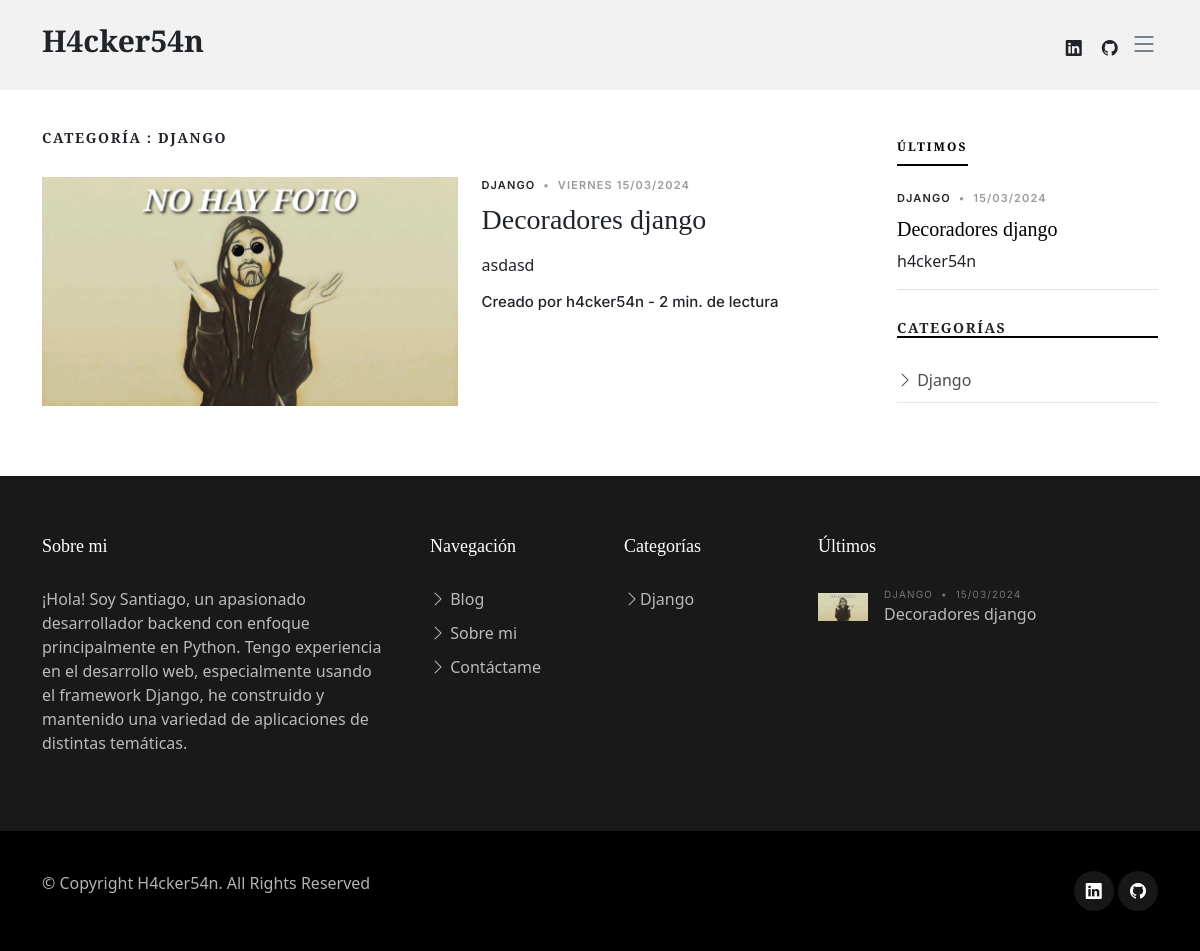
The page /tag/Django on the database its author committed.
### Posts/models.py (models this page shows, shortened)
class Post(models.Model):
    title = models.CharField(max_length=100)
    content = RichTextUploadingField()
    date_posted = models.DateTimeField(auto_now_add=True)
    author = models.ForeignKey(User, on_delete=models.CASCADE)
    slug = models.SlugField(max_length=100, unique=True)
    image = models.ImageField(upload_to='post_images', null=True, blank=True)
    tags = models.ManyToManyField(Tags)
    time_to_read = models.IntegerField(default=0)
    trending = models.BooleanField(default=False)
    hero = models.BooleanField(default=False)
    def get_posted_info(self):
        return f"Creado por {self.author} - {self.time_to_read} min. de lectura"

class Tags(models.Model):
    name = models.CharField(max_length=100)
    color = models.CharField(max_length=20, null=True,blank=True)
    def __str__(self):
        return self.name

### Posts/views.py (the view)
# urls.py: path('tag/<str>', SearchByTag.as_view(), name='search_by_tag'),
@method_decorator(add_dropdowns_to_context, name='get_context_data')
class SearchByTag(ListView):
    template_name = 'category.html'
    model = Post
    def get_context_data(self, **kwargs: Any) -> dict[str, Any]:
        context = super().get_context_data(**kwargs)
        context["title"] = f"Categoría : {self.kwargs['str']}"
        context["title_window"] = f"{self.kwargs['str']}"
        return context
    def get_queryset(self):
        return Post.objects.filter(tags__name=self.kwargs['str'])

### templates/category.html (shortened to what this page needs)
{% extends "base.html" %}
{% load static %}
{% block content %}
<section>
  <div class="container">
    <div class="row">
      {% if object_list %}
      <div class="col-md-9" data-aos="fade-up">
        <h3 class="category-title">{{title}}</h3>
        {% for i in object_list %}
        <div class="d-md-flex post-entry-2 half">
          <a href="{% url "detail_post" i.slug %}" class="me-4 thumbnail">
            <img src="{% if i.image %}{{i.image.url}}{% else %}{% static 'no-image.webp' %}{% endif %}" alt="Imagen de post" class="img-fluid">
          </a>
          <div>
            <div class="post-meta"><span class="date">
              {% for j in i.tags.all %}
                <a href="{% url "search_by_tag" j %}">{{ j }}</a>
            {% endfor %}
            </span> <span class="mx-1">&bullet;</span> <span>{{i.date_posted|date:"l d/m/Y"}}</span></div>
            <h3><a href="{% url "detail_post" i.slug %}">{{i.title}}</a></h3>
            <p>{{i.content|safe|truncatewords:46}}</p>
            <div class="d-flex align-items-center author">
              <div class="name">
                <h3 class="m-0 p-0"><a href="{% url "search_by_user" i.author.username %}">{{i.get_posted_info}}</a></h3>
              </div>
            </div>
          </div>
        </div>
        {% endfor %}
      </div>
      {% else %}
      <div class="col-md-9" data-aos="fade-up">
      <h1>No hay posts con esta categoría aún</h1>
      </div>
      {% endif %}
      <div class="col-md-3">
        <div class="aside-block">
          <ul class="nav nav-pills custom-tab-nav mb-4" id="pills-tab" role="tablist">
            <li class="nav-item" role="presentation">
              <button class="nav-link active" id="pills-latest-tab" data-bs-toggle="pill" data-bs-target="#pills-latest" type="button" role="tab" aria-controls="pills-latest" aria-selected="false">Últimos</button>
            </li>
          </ul>
          <div class="tab-content" id="pills-tabContent">
            {% for i in last_5 %}
            <div class="tab-pane fade show active" id="pills-popular" role="tabpanel" aria-labelledby="pills-popular-tab">
              <div class="post-entry-1 border-bottom">
                <div class="post-meta"><span class="date">{% for j in i.tags.all %}
                  <a href="{% url "search_by_tag" j %}">{{ j }}</a>
              {% endfor %}</span> <span class="mx-1">&bullet;</span> <span>{{i.date_posted|date:"d/m/Y"}}</span></div>
                <h2 class="mb-2"><a href="{% url "detail_post" i.slug %}">{{i.title}}</a></h2>
                <span class="author mb-3 d-block"><a href="{% url "search_by_user" i.author.username %}">{{i.author.username}}</a></span>
              </div>
            </div>
            {% endfor %}
          </div>
        </div>
        <div class="aside-block">
          <h3 class="aside-title">Categorías</h3>
          <ul class="aside-links list-unstyled">
            {% for dropdown in dropdowns %}
              <li><a href="{% url "search_by_tag" dropdown.name %}"><i class="bi bi-chevron-right"></i> {{dropdown.name}}</a></li>
            {% endfor %}
          </ul>
        </div>
      </div>
    </div>
  </div>
</section>
{% endblock %}

### templates/base.html (shortened to what this page needs)
{% load static %}
<!DOCTYPE html>
<html lang="es">
  <head>
    <link href="{% static 'assets/vendor/bootstrap/css/bootstrap.min.css' %}" rel="stylesheet" />
    <link href="{% static 'assets/vendor/bootstrap-icons/bootstrap-icons.css' %}" rel="stylesheet" />
    <link href="{% static 'assets/vendor/swiper/swiper-bundle.min.css' %}" rel="stylesheet" />
    <link href="{% static 'assets/vendor/glightbox/css/glightbox.min.css' %}" rel="stylesheet" />
    <link href="{% static 'assets/vendor/aos/aos.css' %}" rel="stylesheet" />
    <link href="{% static 'assets/css/variables.css' %}" rel="stylesheet" />
    <link href="{% static 'assets/css/main.css' %}" rel="stylesheet" />
    <link rel="stylesheet" href="https://cdnjs.cloudflare.com/ajax/libs/highlight.js/11.9.0/styles/atom-one-dark.min.css">
  </head>
  <body>
    <header id="header" class="header d-flex align-items-center fixed-top">
      <div class="container-fluid container-xl d-flex align-items-center justify-content-between">
        <a href="{% url 'index' %}" class="logo d-flex align-items-center"><h1>H4cker54n</h1></a>
        <div class="position-relative">
          <a href="https://www.linkedin.com/in/santiagobritos/" target="_blank" class="mx-2"><span class="bi-linkedin"></span></a>
          <a href="https://github.com/H4cKer54N" target="_blank" class="mx-2"><span class="bi-github"></span></a>
          <i class="bi bi-list mobile-nav-toggle"></i>
        </div>
      </div>
    </header>
    <main id="main">
      {% block content %}{% endblock %}
    </main>
    <footer id="footer" class="footer">
      {% include 'components/footer-top.html' %}
      {% include 'components/footer-bottom.html' %}
    </footer>
  </body>
</html>

### templates/components/footer-top.html
{% load static %}
<div class="footer-content">
    <div class="container">
      <div class="row g-5">
        <div class="col-lg-4">
          <h3 id="about_me" class="footer-heading">Sobre mi</h3>
          <p>¡Hola! Soy Santiago, un apasionado desarrollador backend con enfoque principalmente en Python. Tengo experiencia en el desarrollo web, especialmente usando el framework Django, he construido y mantenido una variedad de aplicaciones de distintas temáticas.</p>
        </div>
        <div class="col-6 col-lg-2">
          <h3 class="footer-heading">Navegación</h3>
          <ul class="footer-links list-unstyled">
            <li><a href="{% url "index" %}"><i class="bi bi-chevron-right"></i> Blog</a></li>
            <li><a href="about.html"><i class="bi bi-chevron-right"></i> Sobre mi</a></li>
            <li><a href="{% url "contact" %}"><i class="bi bi-chevron-right"></i> Contáctame</a></li>
          </ul>
        </div>
        <div class="col-6 col-lg-2">
          <h3 class="footer-heading">Categorías</h3>
          <ul class="footer-links list-unstyled">
            {% for dropdown in dropdowns %}
              <li><a href="{% url "search_by_tag" dropdown.name %}"><i class="bi bi-chevron-right"></i>{{dropdown.name}}</a></li>
            {% endfor %}
          </ul>
        </div>
        <div class="col-lg-4">
          <h3 class="footer-heading">Últimos</h3>
          <ul class="footer-links footer-blog-entry list-unstyled">
            {% for i in last_5 %}
              <li>
                <a href="#" class="d-flex align-items-center">
                  <img src="{% if i.image %}{{i.image.url}}{% else %}{% static 'no-image.webp' %}{% endif %}" alt="" class="img-fluid me-3">
                  <div>
                    <div class="post-meta d-block"><span class="date">{% for j in i.tags.all %}{{j}}{% if not forloop.last and i.tags.all|length > 1 %}, {% endif %}{% endfor %}</span> <span class="mx-1">&bullet;</span> <span>{{i.date_posted|date:"d/m/Y"}}</span></div>
                    <span>{{i.title}}</span>
                  </div>
                </a>
              </li>
            {% endfor %}
          </ul>
        </div>
      </div>
    </div>
  </div>

### templates/components/footer-bottom.html (shortened to what this page needs)
<div class="footer-legal">
    <div class="container">
      <div class="row justify-content-between">
        <div class="col-md-6 text-center text-md-start mb-3 mb-md-0">
          <div class="copyright">
            © Copyright <strong><span>H4cker54n</span></strong>. All Rights Reserved
          </div>
        </div>
        <div class="col-md-6">
          <div class="social-links mb-3 mb-lg-0 text-center text-md-end">
            <a href="https://www.linkedin.com/in/santiagobritos/" target="_blank" class="linkedin"><i class="bi bi-linkedin"></i></a>
            <a href="https://github.com/H4cKer54N" target="_blank" class="github"><i class="bi bi-github"></i></a>
          </div>
        </div>
      </div>
    </div>
  </div>

### static/assets/css/variables.css (style rules this page uses)
:root { --font-default: 'EB Garamond', system-ui, -apple-system, "Segoe UI", Roboto, "Helvetica Neue", Arial, "Noto Sans", "Liberation Sans", sans-serif, "Apple Color Emoji", "Segoe UI Emoji", "Segoe UI Symbol", "Noto Color Emoji"; --font-primary: 'EB Garamond', serif; --font-secondary: 'Inter', sans-serif; --color-default: #212529; --color-default-rgb: 33, 37, 41; --color-links: #212529; --color-links-hover: #15171a; --color-primary: #212529; --color-primary-light: #26282c; --color-primary-dark: #0b0c0e; --color-primary-rgb: 33, 37, 41; --color-primary-light-rgb: 38, 40, 44; --color-primary-dark-rgb: 11, 12, 14; --color-secondary: #596d80; --color-secondary-light: #8498aa; --color-secondary-dark: #404f5c; --color-secondary-rgb: 89, 109, 128; --color-secondary-light-rgb: 132, 152, 170; --color-secondary-dark-rgb: 64, 79, 92; --color-blue: #0d6efd; --color-blue-rgb: 13, 110, 253; --color-indigo: #6610f2; --color-indigo-rgb: 102, 16, 242; --color-purple: #6f42c1; --color-purple-rgb: 111, 66, 193; --color-pink: #f3268c; --color-pink-rgb: 243, 38, 140; --color-red: #df1529; --color-red-rgb: 223, 21, 4; --color-orange: #fd7e14; --color-orange-rgb: 253, 126, 20; --color-yellow: #ffc107; --color-yellow-rgb: 255, 193, 7; --color-green: #059652; --color-green-rgb: 5, 150, 82; --color-teal: #20c997; --color-teal-rgb: 32, 201, 151; --color-cyan: #0dcaf0; --color-cyan-rgb: 13, 202, 240; --color-white: #ffffff; --color-white-rgb: 255, 255, 255; --color-gray: #6c757d; --color-gray-rgb: 108, 117, 125; --color-black: #000000; --color-black-rgb: 0, 0, 0; }
:root { --bs-blue: var(--color-blue); --bs-indigo: var(--color-indigo); --bs-purple: var(--color-purple); --bs-pink: var(--color-pink); --bs-red: var(--color-red); --bs-orange: var(--color-orange); --bs-yellow: var(--color-yellow); --bs-green: var(--color-green); --bs-teal: var(--color-teal); --bs-cyan: var(--color-cyan); --bs-white: var(--color-white); --bs-gray: var(--color-gray); --bs-gray-dark: #343a40; --bs-gray-100: #f8f9fa; --bs-gray-200: #e9ecef; --bs-gray-300: #dee2e6; --bs-gray-400: #ced4da; --bs-gray-500: #adb5bd; --bs-gray-600: #6c757d; --bs-gray-700: #495057; --bs-gray-800: #343a40; --bs-gray-900: #212529; --bs-primary: var(--color-blue); --bs-secondary: var(--color-blue); --bs-success: #198754; --bs-info: #0dcaf0; --bs-warning: #ffc107; --bs-danger: #dc3545; --bs-light: #f8f9fa; --bs-dark: #212529; --bs-primary-rgb: var(--color-primary-rgb); --bs-secondary-rgb: var(--color-secondary-rgb); --bs-success-rgb: 25, 135, 84; --bs-info-rgb: 13, 202, 240; --bs-warning-rgb: 255, 193, 7; --bs-danger-rgb: 220, 53, 69; --bs-light-rgb: 248, 249, 250; --bs-dark-rgb: 33, 37, 41; --bs-white-rgb: var(--color-white-rgb); --bs-black-rgb: var(--color-black-rgb); --bs-body-color-rgb: var(--color-default-rgb); --bs-body-bg-rgb: 255, 255, 255; --bs-font-sans-serif: var(--font-default); --bs-font-monospace: SFMono-Regular, Menlo, Monaco, Consolas, "Liberation Mono", "Courier New", monospace; --bs-gradient: linear-gradient(180deg, rgba(255, 255, 255, 0.15), rgba(255, 255, 255, 0)); --bs-body-font-family: var(--font-default); --bs-body-font-size: 1rem; --bs-body-font-weight: 400; --bs-body-line-height: 1.5; --bs-body-color: var(--color-default); --bs-body-bg: #fff; }

### rows shown on the page
Post: date_posted "VIERNES 15/03/2024", title "Decoradores django", content "asdasd", get_posted_info "Creado por h4cker54n - 2 min. de lectura", date_posted "15/03/2024", author.username "h4cker54n"
Tags: name "DJANGO", name "Django"

### other values the page prints
{{ title }} "CATEGORÍA : DJANGO"
